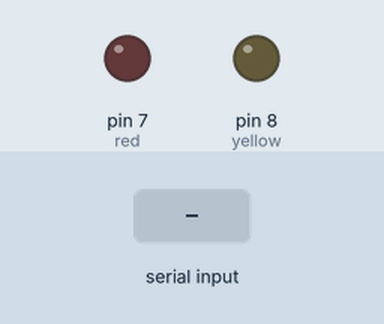
A sketch run on a simulated Arduino Uno, built with avr-gcc and run on an emulated ATmega328P. Shown: output pins drawn as LEDs (lit = HIGH). The test bench sets the inputs (shaded band).

Above: at 1.2 s.
1.3 s: "2" received over Serial
At 1.9 s:
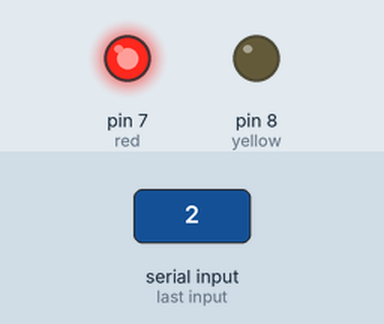
Timing chart, 0 to 4.3 s (numbered marks = the images above; inputs shaded):
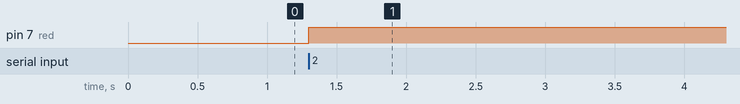

Measured:
- after the input at 1.3 s, pin 7 (red): LOW → HIGH at once

The sketch:

blue.ino
```cpp
int yellow=8;
int red=7;


void setup() {
  // put your setoutputup code here, to run once:
  pinMode(yellow,OUTPUT);
  pinMode(red,OUTPUT);
  Serial.begin(9600);
}

void loop() {
  // put your main code here, to run repeatedly:

  while(Serial.available()==0);
  char value=Serial.read();

  if(value=="one")
  {
    digitalWrite(yellow,HIGH);

    delay(1000);
  }
 else if(value=='2')
  {
    digitalWrite(red,HIGH);
    delay(1000);
  }

  else if(value=="eight")
  {
    digitalWrite(red,LOW);
    delay(1000);
  }

}
```
